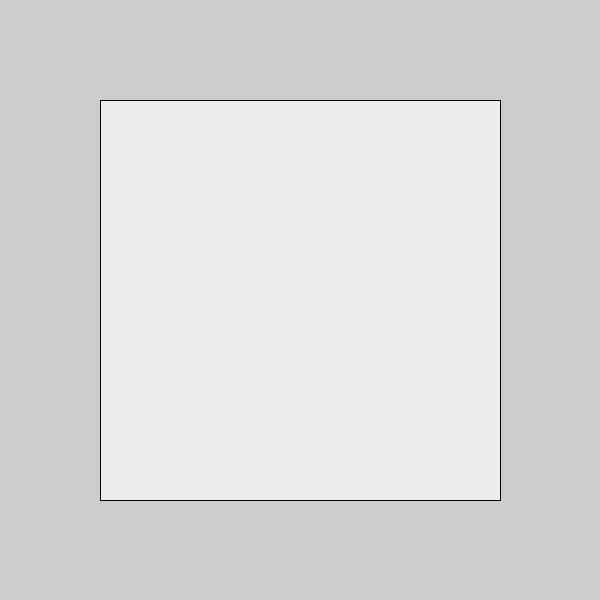
Frame 1 (no input)
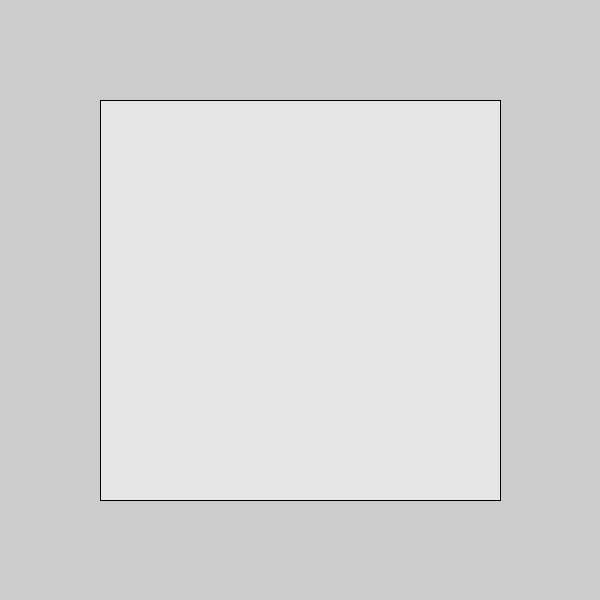
Frame 60 (the mouse pressed at the canvas centre just before this capture)
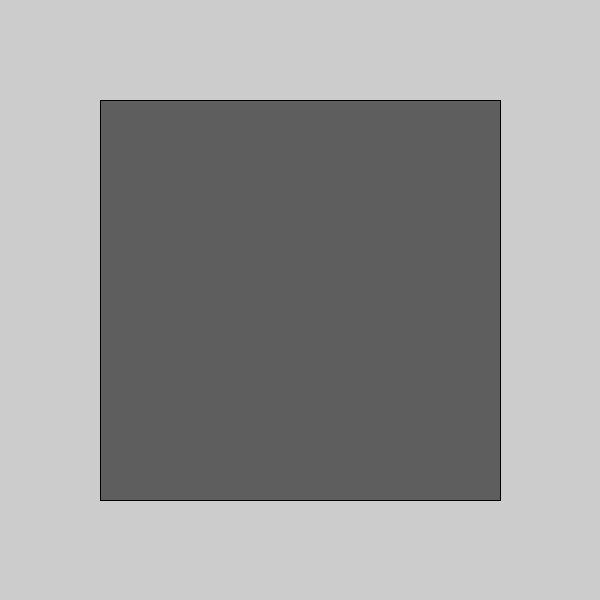
Frame 120 (the mouse held since frame 60 and released just before this capture)

The Processing sketch that drew these frames (run headless with seeded random() and noise(); from frame 60 on, the mouse is pressed at the canvas centre):

// Processing sketch: C1FinalReview_04
// ── C1FinalReview_04.pde
/*
this sketch uses an incrementation variable to change the
color of a rectangle from black to white.
replace the incrementation approach with a color transition
based on a sin() function for a smoother cycle.
remember that sin() returns a value from -1 to 1.
*/

float incr = 1;
float c = 0;


void setup() {
  size(600, 600);
}

void draw() {
  //if (c > 255 || c < 0) {
  //  incr = -incr;
  //}
  //c += incr;
  incr+=.02;
  c=map(sin(incr), -1, 1,0,255);
  
  fill(c);

  rect(100, 100, 400, 400);
}
